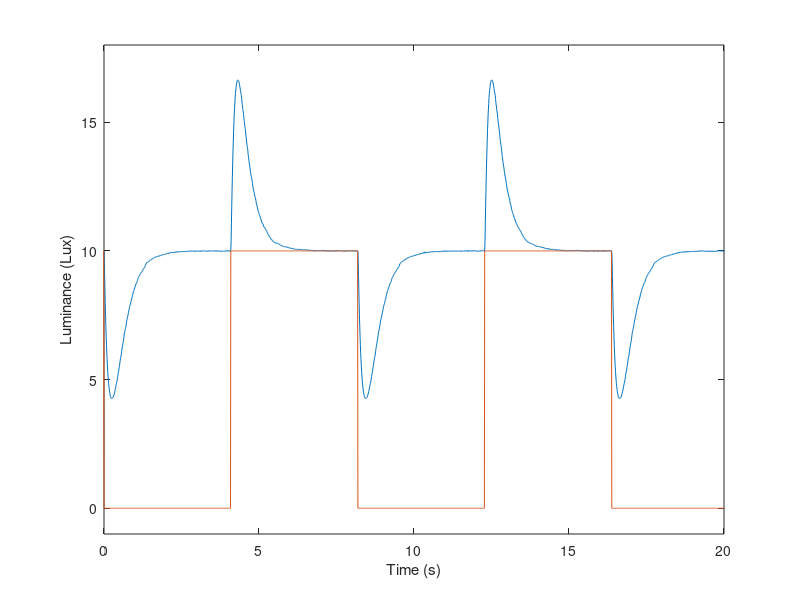

Here is the MATLAB script that generated this plot: (Note: this script raises an error after producing the figure.)
load com6l.csv
load com5l.csv

plot((com6l(:,5)/1000000) ,com6l(:,1))
hold on
%plot((com6l(:,5)/1000000) -11.7,com6l(:,2))

plot((com5l(:,5)/1000000)-7.95,com5l(:,4))

ylabel("Luminance (Lux)")
xlabel("Time (s)")
ylim([-1 18])
xlim([0 20])
%xlim([0 7])
yyaxis right
plot((com6l(:,5)/1000000) ,com6l(:,3))
ylim([0 1])
ylabel("Duty cycle")
legend("y(t)", "external light", "d(t)")

grid on
